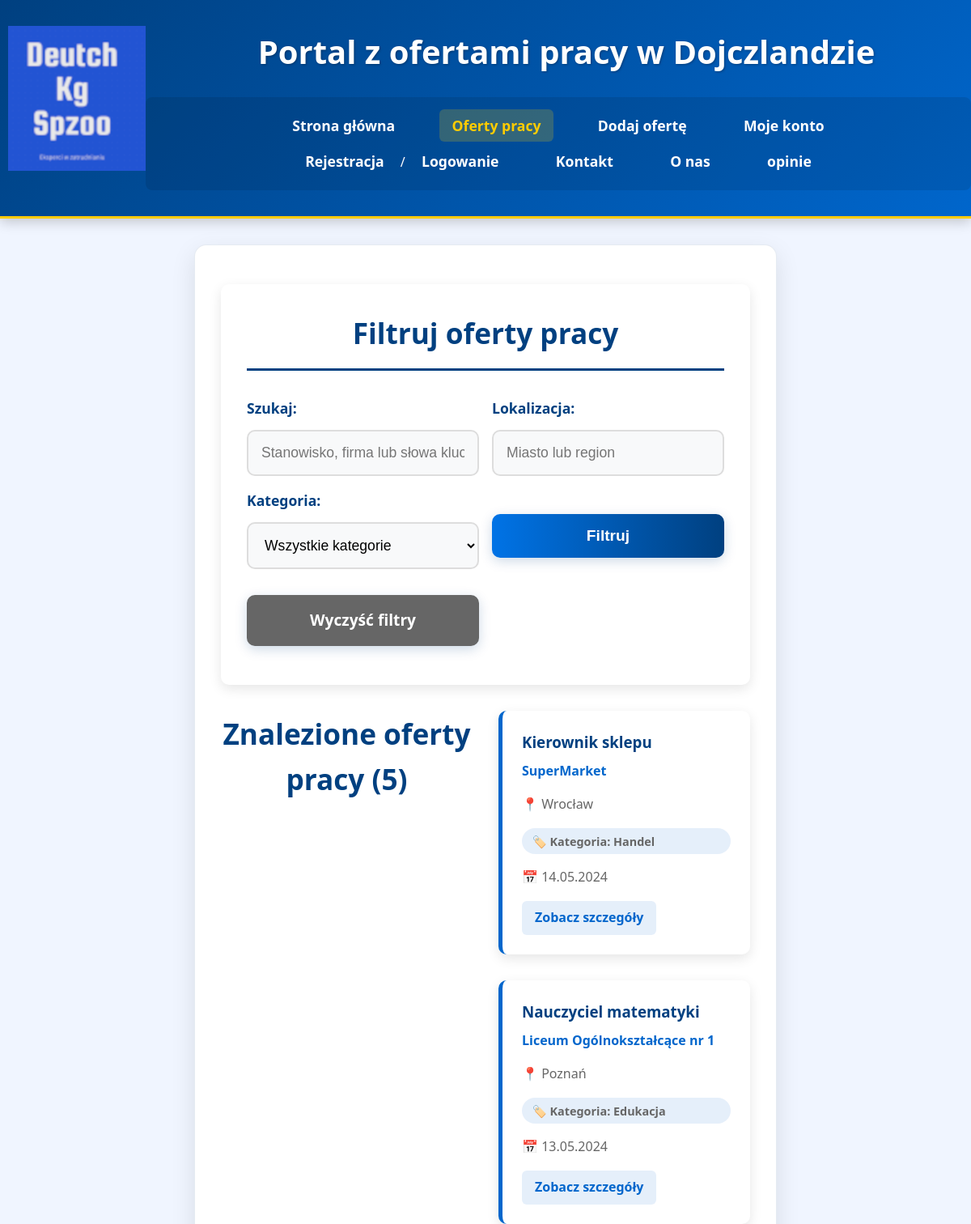
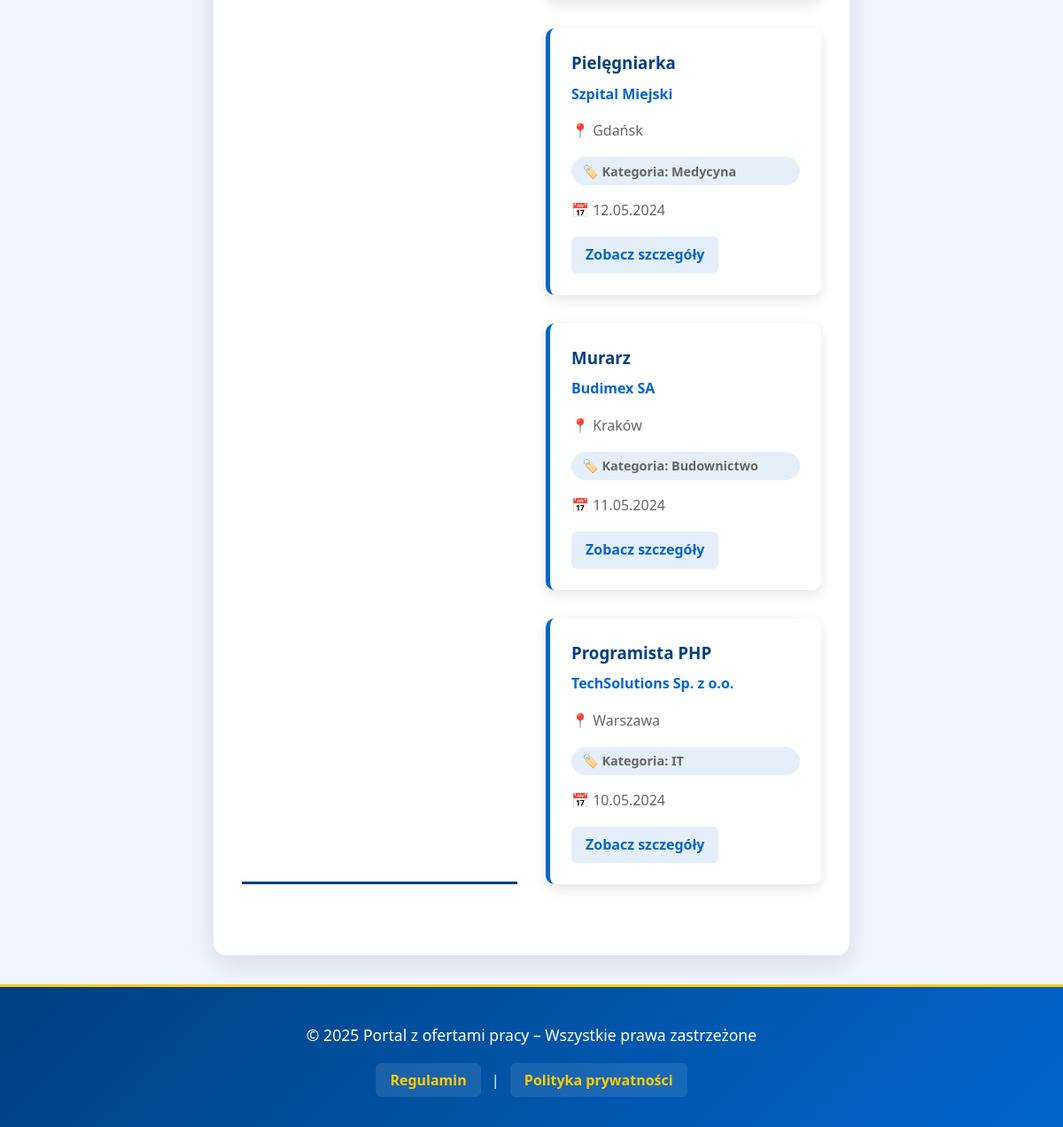
Page /lista_ofert.php on the committed database (2 pictures, top to bottom).
### tables this page shows
CREATE TABLE `oferty` (
  `id` int(11) NOT NULL,
  `tytul` varchar(255) NOT NULL,
  `opis` text NOT NULL,
  `firma` varchar(255) NOT NULL,
  `lokalizacja` varchar(255) DEFAULT NULL,
  `wynagrodzenie_min` decimal(10,2) DEFAULT NULL,
  `wynagrodzenie_max` decimal(10,2) DEFAULT NULL,
  `typ_pracy` enum('pełny etat','część etatu','tymczasowa','staż','praktyka','freelance') DEFAULT 'pełny etat',
  `zdalna` tinyint(1) DEFAULT 0,
  `termin_aplikacji` date DEFAULT NULL,
  `kategoria` varchar(100) DEFAULT NULL,
  `data_dodania` datetime DEFAULT current_timestamp(),
  `id_pracodawcy` int(11) NOT NULL
);

### lista_ofert.php (the view, shortened to what this page needs)
<?php
require_once 'config.php';
$keyword = isset($_GET['keyword']) ? trim($_GET['keyword']) : '';
$location = isset($_GET['location']) ? trim($_GET['location']) : '';
$category = isset($_GET['category']) ? trim($_GET['category']) : '';
function getFilteredOffers($keyword, $location, $category, $conn) {
    $query = "SELECT o.id, o.tytul, o.opis, o.firma, o.lokalizacja, o.data_dodania, o.kategoria
              FROM oferty o
              WHERE 1=1";
    $query .= " ORDER BY o.data_dodania DESC";
    $offers = [];
    try {
        $stmt = $conn->prepare($query);
        $stmt->execute();
        $result = $stmt->get_result();
        while ($row = $result->fetch_assoc()) {
            $offers[] = $row;
        }
    } catch (Exception $e) {
        die("Wystąpił błąd: " . $e->getMessage());
    }
    if (empty($offers)) {
        echo '<div class="brak-ofert">';
        echo '<p>Nie znaleziono ofert spełniających kryteria wyszukiwania.</p>';
        echo '<a href="lista_ofert.php" class="button">Wyświetl wszystkie oferty</a>';
        echo '</div>';
    } else {
        foreach ($offers as $offer) {
            echo '<div class="oferta">';
            echo '<h3>' . htmlspecialchars($offer['tytul']) . '</h3>';
            echo '<p class="firma">' . htmlspecialchars($offer['firma']) . '</p>';
            echo '<p class="lokalizacja">📍 ' . htmlspecialchars($offer['lokalizacja']) . '</p>';
            if (!empty($offer['kategoria'])) {
                echo '<p class="kategoria">🏷️ Kategoria: ' . htmlspecialchars($offer['kategoria']) . '</p>';
            } else {
                echo '<p class="kategoria">🏷️ Brak kategorii</p>';
            }
            echo '<p class="data">📅 ' . date('d.m.Y', strtotime($offer['data_dodania'])) . '</p>';
            echo '<a href="oferta_szczegoly.php?id=' . $offer['id'] . '">Zobacz szczegóły</a>';
            echo '</div>';
        }
    }
}
?>
<!DOCTYPE html>
<html lang="pl">
<head>
    <link rel="stylesheet" href="styleindex.css">
</head>
<body>
<header>
        <img src="logo.png" alt="Logo" style=" float:left;margin-left:10px;">
    <h1>Portal z ofertami pracy w Dojczlandzie</h1>
    <nav>
        <ul>
            <li><a href="index.php">Strona główna</a></li>
            <li><a href="lista_ofert.php" class="active">Oferty pracy</a></li>
            <li><a href="dodaj_oferte.php">Dodaj ofertę</a></li>
            <li><a href="konto.php">Moje konto</a></li>
            <li><a href="rejestracja.php">Rejestracja</a> / <a href="logowanie.php">Logowanie</a></li>
            <li><a href="kontakt.php">Kontakt</a></li>
            <li><a href="o_nas.php">O nas</a></li>
            <li><a href="opinie.php">opinie</a></li>
        </ul>
    </nav>
</header>
<main>
    <section id="wyszukiwarka">
        <h2>Filtruj oferty pracy</h2>
        <form id="filter-form">
            <div class="form-group">
                <label for="keyword">Szukaj:</label>
                <input type="text" id="keyword" name="keyword" placeholder="Stanowisko, firma lub słowa kluczowe"
                       value="<?= htmlspecialchars($keyword) ?>">
            </div>
            <div class="form-group">
                <label for="location">Lokalizacja:</label>
                <input type="text" id="location" name="location" placeholder="Miasto lub region"
                       value="<?= htmlspecialchars($location) ?>">
            </div>
            <div class="form-group">
                <label for="category">Kategoria:</label>
                <select id="category" name="category">
                    <option value="">Wszystkie kategorie</option>
                </select>
            </div>
            <button type="submit">Filtruj</button>
            <a href="lista_ofert.php" class="button" style="background: #666;">Wyczyść filtry</a>
        </form>
    </section>
    <section id="lista-ofert">
        <h2 id="results-count">Znalezione oferty pracy</h2>
        <div id="offers-container">
            <?php getFilteredOffers($keyword, $location, $category, $conn); ?>
        </div>
    </section>
</main>
<footer>
    <p>&copy; 2025 Portal z ofertami pracy – Wszystkie prawa zastrzeżone</p>
    <a href="regulamin.php">Regulamin</a> | <a href="polityka_prywatnosci.php">Polityka prywatności</a>
</footer>
</body>
</html>

### styleindex.css (style rules this page uses)
* { margin: 0; padding: 0; box-sizing: border-box; }
body { font-family: 'Segoe UI', Roboto, Oxygen, Ubuntu, Cantarell, 'Open Sans', 'Helvetica Neue', sans-serif; background-color: #f0f5ff; color: #333; line-height: 1.6; min-height: 100vh; display: grid; grid-template-columns: 1fr 3fr 1fr; grid-template-areas: "header header header" "left main right" "footer footer footer"; }
header { grid-area: header; background: linear-gradient(135deg, #004080 0%, #0066cc 100%); color: #fff; padding: 2rem 0; text-align: center; box-shadow: 0 4px 15px rgba(0, 0, 0, 0.2); border-bottom: 3px solid #ffcc00; }
header h1 { margin-bottom: 1.5rem; font-size: 2.5rem; font-weight: 700; text-shadow: 1px 1px 3px rgba(0, 0, 0, 0.3); }
nav ul { list-style: none; padding: 0; margin: 1.5rem 0 0; display: flex; justify-content: center; flex-wrap: wrap; background-color: rgba(0, 0, 0, 0.1); padding: 0.8rem; border-radius: 8px; max-width: 90%; margin: 0 auto; }
nav ul li { margin: 0.5rem 1.2rem; }
nav ul li a { color: #fff; text-decoration: none; font-weight: 600; padding: 0.5rem 1rem; position: relative; transition: all 0.3s ease; font-size: 1.1rem; }
nav ul li a:hover, nav ul li a.active { color: #ffcc00; transform: translateY(-2px); }
nav ul li a.active { background-color: rgba(255, 204, 0, 0.2); border-radius: 6px; }
main { grid-area: main; padding: 3rem 2rem; margin: 2rem 0; background-color: #fff; border-radius: 15px; box-shadow: 0 10px 30px rgba(0, 0, 0, 0.1); border: 1px solid rgba(0, 64, 128, 0.1); }
main h2 { color: #004080; font-size: 2.2rem; margin-bottom: 2rem; padding-bottom: 1rem; border-bottom: 3px solid #004080; font-weight: 700; text-align: center; }
form { display: flex; flex-direction: column; gap: 2rem; }
.form-group { display: flex; flex-direction: column; gap: 0.8rem; }
label { font-weight: 600; color: #004080; font-size: 1.1rem; }
input[type="text"], input[type="email"], input[type="password"], input[type="number"], input[type="date"], input[type="checkbox"], textarea, select { width: 100%; padding: 1rem; font-size: 1.1rem; border: 2px solid #ddd; border-radius: 10px; background-color: #f8f9fa; transition: all 0.3s ease; }
button[type="submit"], .button { padding: 1rem 2rem; background: linear-gradient(to right, #0073e6, #004080); color: white; border: none; border-radius: 10px; cursor: pointer; font-size: 1.2rem; font-weight: 600; transition: all 0.3s ease; box-shadow: 0 4px 15px rgba(0, 64, 128, 0.2); margin-top: 1rem; align-self: center; width: 100%; max-width: 300px; text-align: center; text-decoration: none; display: inline-block; }
.oferta { background-color: #f8f9fa; border-radius: 10px; padding: 2rem; margin-bottom: 2rem; border-left: 5px solid #0066cc; transition: all 0.3s ease; }
.oferta h3 { color: #004080; margin-bottom: 0.5rem; }
.oferta p { color: #666; margin-bottom: 1rem; }
.oferta a { color: #0066cc; font-weight: 600; text-decoration: none; transition: all 0.3s ease; display: inline-block; padding: 0.5rem 1rem; border-radius: 6px; background-color: rgba(0, 102, 204, 0.1); }
footer { grid-area: footer; text-align: center; padding: 2.5rem; background: linear-gradient(135deg, #004080 0%, #0066cc 100%); color: #fff; margin-top: auto; border-top: 3px solid #ffcc00; }
footer p { margin-bottom: 1.5rem; font-size: 1.1rem; }
footer a { color: #ffcc00; text-decoration: none; font-weight: 600; transition: all 0.3s ease; padding: 0.5rem 1rem; border-radius: 6px; background-color: rgba(255, 255, 255, 0.1); margin: 0 0.5rem; }
.kategoria { background-color: rgba(0, 102, 204, 0.1); color: #0066cc; padding: 0.3rem 0.8rem; border-radius: 20px; font-size: 0.9rem; font-weight: 600; }
form .button { margin-top: 1rem; margin-right: 1rem; }
header h1 { display: inline-block; margin-left: 20px; vertical-align: middle; }
.button { padding: 1rem 2rem; background: linear-gradient(to right, #0073e6, #004080); color: white; border: none; border-radius: 10px; cursor: pointer; font-size: 1.2rem; font-weight: 600; transition: all 0.3s ease; box-shadow: 0 4px 15px rgba(0, 64, 128, 0.2); margin-top: 1rem; text-align: center; display: inline-block; }
form .button { width: 100%; max-width: 300px; margin: 1rem auto; }

### rows in the picture
oferty: tytul "Kierownik sklepu", firma "SuperMarket", lokalizacja "Wrocław", kategoria "Handel", data_dodania "14.05.2024"
oferty: tytul "Nauczyciel matematyki", firma "Liceum Ogólnokształcące nr 1", lokalizacja "Poznań", kategoria "Edukacja", data_dodania "13.05.2024"
oferty: tytul "Pielęgniarka", firma "Szpital Miejski", lokalizacja "Gdańsk", kategoria "Medycyna", data_dodania "12.05.2024"
oferty: tytul "Murarz", firma "Budimex SA", lokalizacja "Kraków", kategoria "Budownictwo", data_dodania "11.05.2024"
oferty: tytul "Programista PHP", firma "TechSolutions Sp. z o.o.", lokalizacja "Warszawa", kategoria "IT", data_dodania "10.05.2024"
